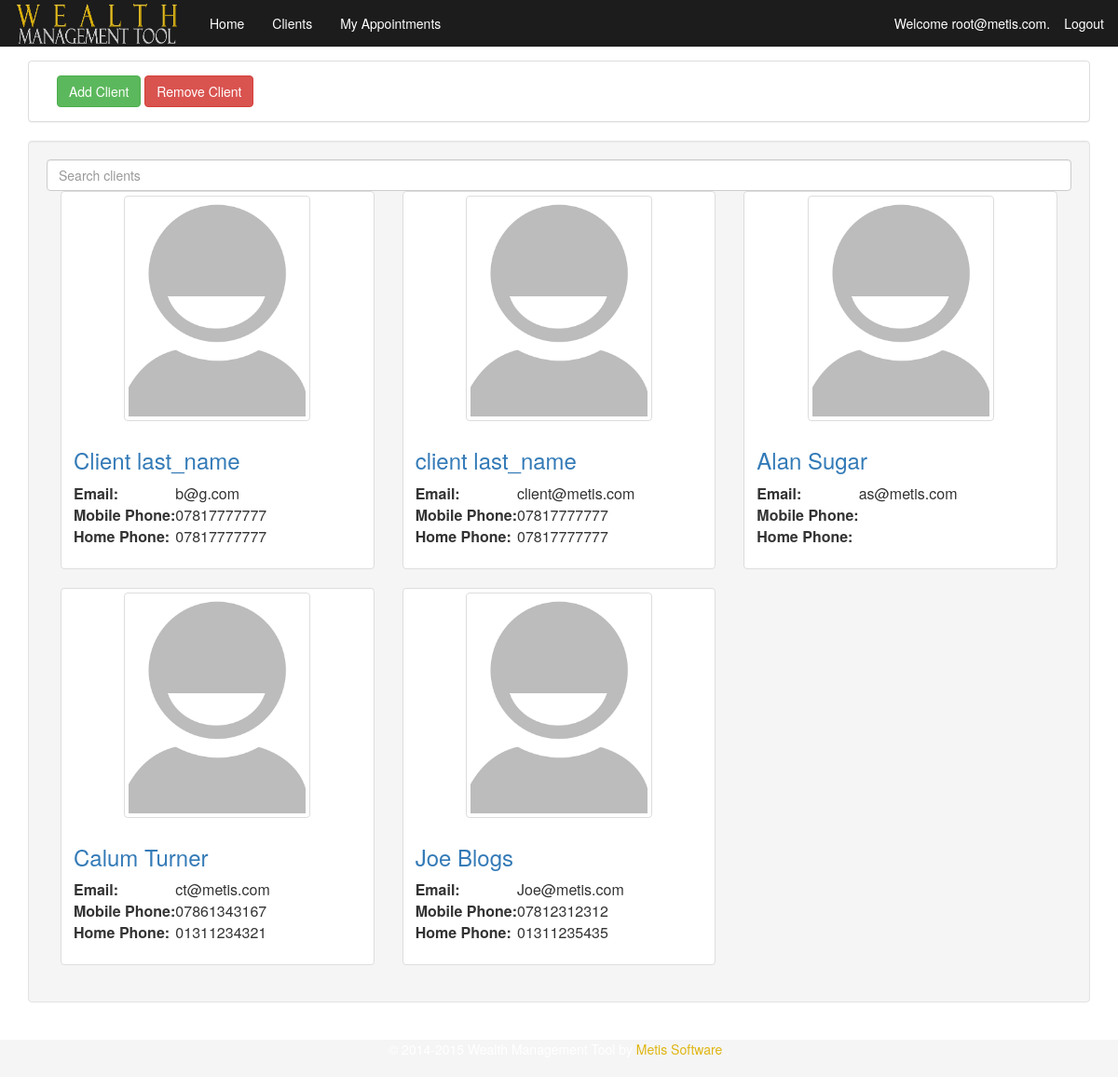
The app's page /clients/ (signed in), older data.
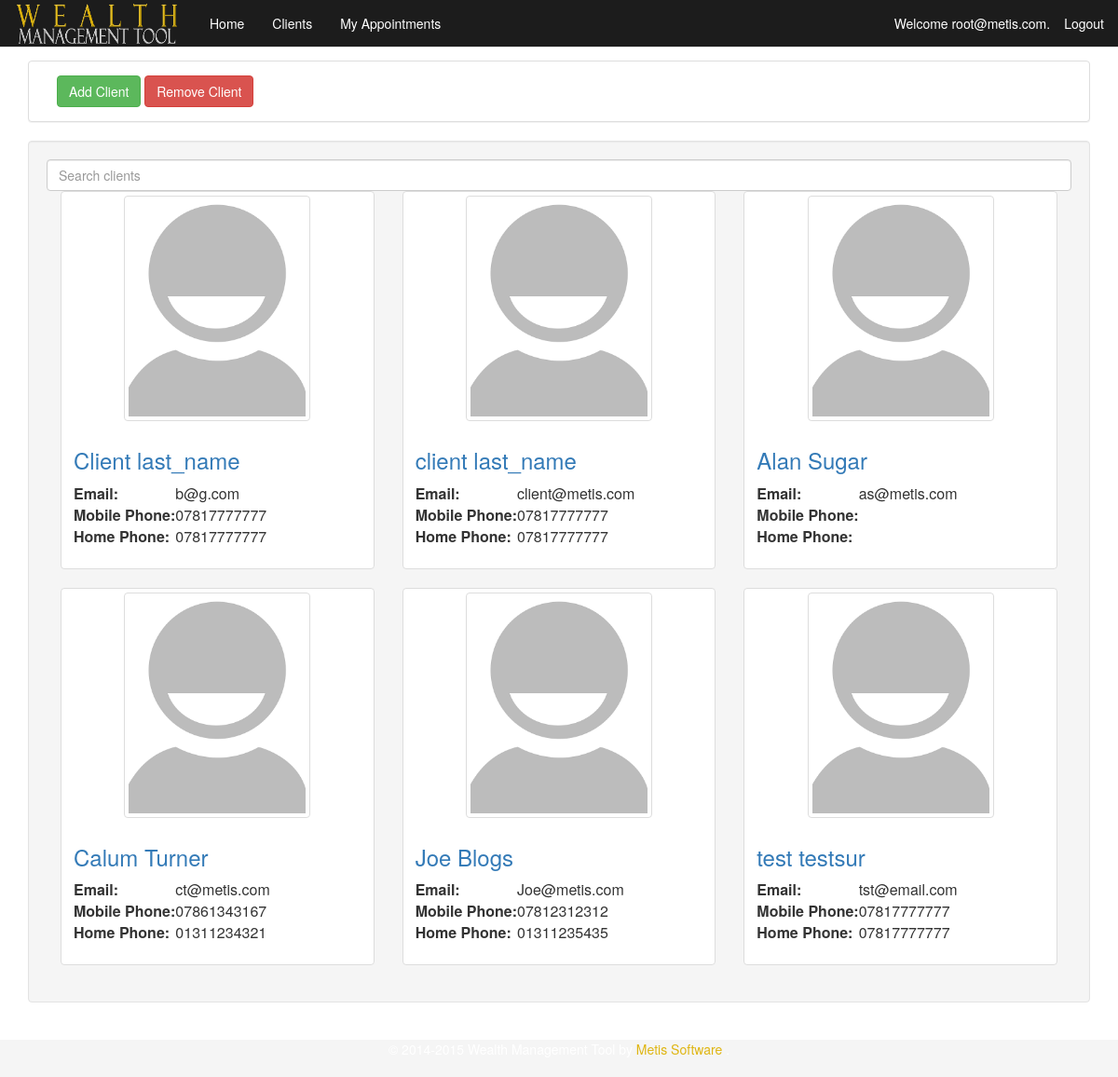
The same page, newer data.
### wms/models.py (models this page shows)
class Client(models.Model):
    first_name = models.CharField(max_length=64)
    surname = models.CharField(max_length=64)
    dob = models.DateField(default="1990-01-01")
    ni_regex = RegexValidator(regex=r'^(?!BG)(?!GB)(?!NK)(?!KN)(?!TN)(?!NT)(?!ZZ)(?:[A-CEGHJ-PR-TW-Z][A-CEGHJ-NPR-TW-Z])(?:\s*\d\s*){6}([A-D]|\s)$', message="Must be in the format: 'AA999999A', restrictions to characters apply'")
    ni_number = models.CharField(max_length=9, validators=[ni_regex], primary_key=True)
    email = models.EmailField(max_length=64)
    phone_regex = RegexValidator(
        regex=r'^\+?1?\d{9,15}$',
        message="Not a valid phone number. Up to 9 digits allowed.")
    middle_name = models.CharField(max_length=64, null=True)
    home_phone = models.CharField(
        max_length=11, validators=[phone_regex], blank=True
    )
    mob_phone = models.CharField(
        max_length=11, validators=[phone_regex], blank=True
    )
    cash = models.DecimalField(max_digits=20, decimal_places=2)
    fa = models.ForeignKey(FA)
    twitter_username = models.CharField(validators=[RegexValidator(
                                                    regex="^(\w){1,15}$",
                                                    message="Not a valid username,please remove @ and max of 15 cahracters"
                                                    )],
                                        blank=True, max_length= 15)
    twitter_widget_id = models.CharField(max_length=18, blank=True,
                                         validators=[RegexValidator(
                                             regex='[\d]{18}',
                                             message="Not a valid Twitter widget id. must be 18 digits"
                                         )])
    def __str__(self):
        return self.surname + " - " + self.ni_number

### wms/views.py (the view)
# urls.py: url(r'^clients/', 'print_clients', name='print_clients'),
@login_required
def print_clients(request):
    current_user = request.user
    client_list = Client.objects.filter(fa__ni_number=current_user.ni_number)
    print(client_list)
    return render_to_response('wms/clients.html', {'client_list': client_list}, context_instance=RequestContext(request))

### wms/templates/wms/clients.html (shortened to what this page needs)
{% extends "wms/base_boot.html" %}
{% load staticfiles %}
{% block content %}
    <div class="panel panel-default col-md-12 col-sm-12 ">
        <div class="panel-body col-md-12">
            <a class="btn btn-success" href="/new_client.html" role="button">Add Client</a>
            <a class = "btn btn-danger" href="#RemoveClient" role="button">Remove Client</a>
        </div>
    </div>
    <div class="well col-md-12 col-sm-12">
    {% if client_list %}
    <div id="users">
        <input class="search form-control " placeholder="Search clients">
        <ul class="list-unstyled list">
        {% for client in client_list %}
        <li>
            <div class="col-sm-6 col-md-4">
                <div class="thumbnail">
                    <a  href="/client_details/?client={{client.ni_number}}"><img src="{% static 'wms/images/person-placeholder.png'  %}" class="img-responsive img-thumbnail" style="max-width: 200px"></a>
                    <div class="caption">
                        <h3 class="name"><a href="/client_details/?client={{client.ni_number}}">{{client.first_name}} {{client.surname}}</a></h3>
                        <p>
                            <table>
                            <tr>
                                <td><strong>Email: </strong></td>
                                <td class="email">{{client.email}}</td>
                            </tr>
                            <tr>
                                <td><strong>Mobile Phone: </strong></td>
                                <td class="home_phone">{{client.mob_phone}}</td>
                            </tr>
                            <tr>
                                <td><strong>Home Phone: </strong></td>
                                <td class="mob_phone">{{client.home_phone}}</td>
                            </tr>
                            </table>
                        </p>
                    </div>
                    </div>
                </div>
            </li>
        {%endfor%}
        </ul>
    </div>
    {% else %}
    <p>No client data</p>
    {% endif %}
    </div>
    </div>
    {%  endblock %}

Row changes from the older to the newer data that the page shows:
added Client: first_name "test", surname "testsur", email "tst@email.com", mob_phone "07817777777", home_phone "07817777777"
